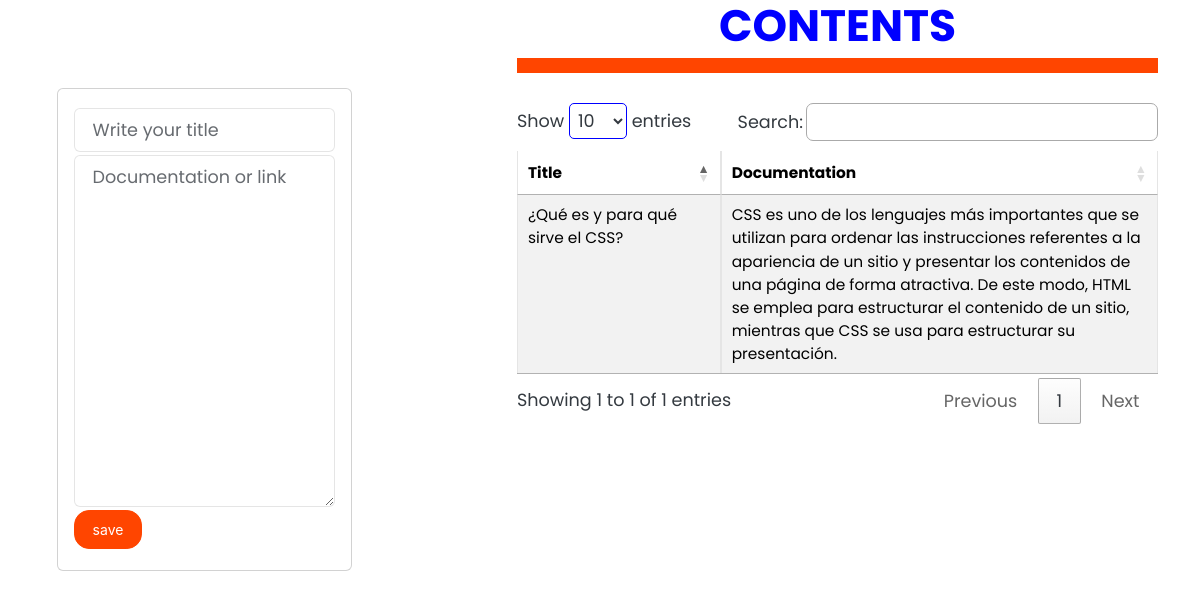
Screenshot of /css/documentation with the database file from the repository.
### tables this page shows
CREATE TABLE css (title TEXT NOT NULL, documentation TEXT NOT NULL);

### app.py (the view)
@app.route('/css/documentation')
def return_cssdoc():
    cursor = connection.cursor()
    cursor.execute('SELECT * FROM css')
    docum = cursor.fetchall()
    return render_template('csspage.html', documentations = docum)

### templates/csspage.html (shortened to what this page needs)
{% extends 'layout.html' %}
{%block body%}
<!DOCTYPE html>
<html lang="en">
<head>
    <link rel="stylesheet" href="{{ url_for('static', filename = './css/css.css')}}">
</head>
<body>
<div class="row">
    <div class="col-md-5">
    <div class="card card-body">
        <form  action="\css" method="POST">
            <div class="form-group">
            <input type="text" class="form-control" name="title" placeholder="Write your title" required>
            </div>
            <div class="form-group">
            <div class="input1">
            <textarea class="form-control" name="doc" rows="4" cols="30" placeholder="Documentation or link" required></textarea>
            </div>
            </div>
            <div class="form-group">
            <button class="btn btn-primary btn-block" type="submit">save</button>
            </div>
        </form>
    </div>
    </div>
    <div class="col-md-7">
        <h1>CONTENTS</h1>
        <table id="nodejstable" class="table table-striped table-bordered bg-white table-5m ">
            <thead>
                <tr>
                    <th class="title">Title</th>
                    <th class="documentation">Documentation</th>
                </tr>
            </thead>
            <tbody>
                {% for documentation in documentations %}
                <tr>
                    <td>{{ documentation[0] }}</td>
                    <td>{{ documentation[1] }}</td>
                </tr>
                {% endfor %}
            </tbody>
        </table>
    </div>
</div>
</body>
</html>
{% endblock %}

### static/css/css.css (style rules this page uses)
body { font-family: 'Poppins'; background: url('https://www.paginaswebs.com/wp-content/uploads/2016/04/css3.jpg'); background-repeat: repeat-y; background-size: 40%; }
.col-md-5 { padding-top: 5em; }
.form-control { margin-top: 3px; }
.btn { margin-top: 3px; background-color: orangered; border-color: orangered; margin-bottom: 5px; }
.title { width: 8em; }
.documentation { width: 20em; }
.card { margin-left: 15px; margin-right: 8em; }
.col-md-7 h1 { color: blue; text-align: center; font-weight: 100px; border-bottom: 15px solid orangered; padding-bottom: 5px; margin-bottom: 10px; }
.input1 .form-control { height: 20em; font-display:initial; }

### rows the page displays
css: title "¿Qué es y para qué sirve el CSS?", documentation "CSS es uno de los lenguajes más importantes que se utilizan para ordenar las instrucciones referentes a la apariencia de un sitio y presentar los contenidos de una página de forma atractiva. De este modo, HTML se emplea para estructurar el contenido de un sitio, mientras que CSS se usa para estructurar su presentación."
